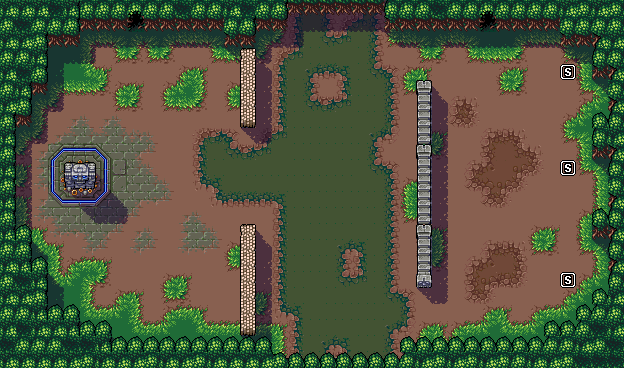

A 2D game scene composited from a Tiled map and its tileset images. What follows is a short description and the map's XML, with each tile layer's data collapsed to a summary:
An orthogonal 39x23 tile map with 16x16 px tiles, 3 tile layers (Ground, Shadows, Objects).

<map version="1.2" tiledversion="1.2.4" orientation="orthogonal" renderorder="right-down" width="39" height="23" tilewidth="16" tileheight="16" infinite="0" nextlayerid="10" nextobjectid="13">
 <tileset firstgid="1" source="TileSet_Main.tsx" />
 <layer id="7" name="Ground" width="39" height="23" locked="1">
  <data>[897 cells, 877 non-empty, 56 distinct tile ids]</data>
 </layer>
 <layer id="8" name="Shadows" width="39" height="23" opacity="0.5">
  <data>[897 cells, 159 non-empty, 8 distinct tile ids]</data>
 </layer>
 <layer id="9" name="Objects" width="39" height="23">
  <data>[897 cells, 273 non-empty, 39 distinct tile ids]</data>
 </layer>
</map>
